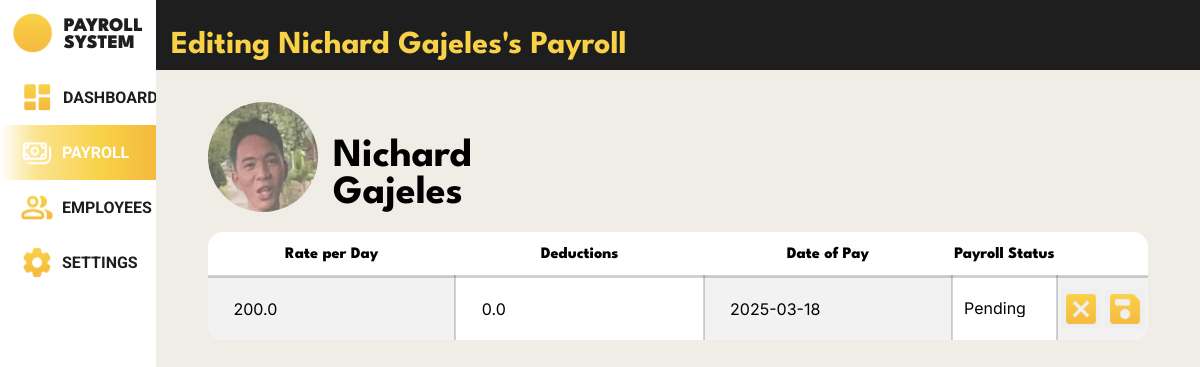
Before: /payroll_system/payroll_edit/3/ (signed in) with the older database file.
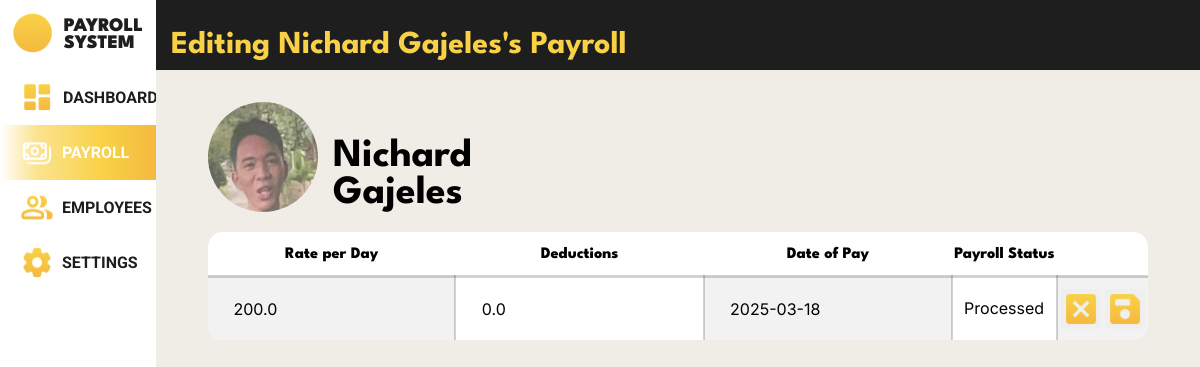
After: the same page with the newer database file.
### payroll_system/models.py (models this page shows)
class Payroll(models.Model):
    class PayrollStatus(models.TextChoices):
        PENDING = 'PENDING', _('Pending')
        PROCESSED = 'PROCESSED', _('Processed')
    payroll_id = models.AutoField(primary_key=True)
    rate = models.FloatField(default=0, null=False)
    incentives = models.FloatField(default=0, null=False)
    payroll_status = models.CharField(max_length=9, choices=PayrollStatus.choices, default=PayrollStatus.PENDING, null=True, blank=True)
    deductions = models.FloatField(default=0, null=False)
    salary = models.FloatField(default=0, null=False)
    cash_advance = models.FloatField(default=0, null=False)
    under_time = models.FloatField(default=0, null=False)
    payment_date = models.DateField(null=False)
    employee_id_fk = models.ForeignKey(Employee, on_delete=models.CASCADE, related_name='payrolls')
    attendance_id_fk = models.ForeignKey(Attendance, null=True, blank=True, on_delete=models.CASCADE)

### payroll_system/views.py (the view)
# urls.py: path('payroll_edit/<int:employee_id>/', views.payroll_edit , name='payroll_edit'),
@login_required
def payroll_edit(request, employee_id):
    employee = Employee.objects.get(employee_id=employee_id)
    today = timezone.now().date()
    try:
        payroll = Payroll.objects.get(
            employee_id_fk=employee,
            payment_date__gte=today
        )
    except Payroll.DoesNotExist:
        payroll = Payroll(employee_id_fk=employee)
        payroll.payment_date = today + timezone.timedelta(days=7)
        try:
            prev_payroll = Payroll.objects.filter(
                employee_id_fk=employee
            ).latest('payment_date')
            payroll.rate = prev_payroll.rate
            payroll.incentives = prev_payroll.incentives
            payroll.payroll_status = prev_payroll.payroll_status
        except Payroll.DoesNotExist:
            pass
    if request.method == 'POST':
        form = PayrollForm(request.POST, instance=payroll)
        if form.is_valid():
            form.save()
            return redirect('payroll_system:payroll_individual', employee_id=employee_id)
    else:
        form = PayrollForm(instance=payroll)
    latest_payroll = employee.payrolls.order_by('-payment_date').first()
    context = {
        'form': form,
        'employee': employee,
        'latest_payroll': latest_payroll
    }
    return render(request, 'payroll_system/payroll_edit.html', context)

### payroll_system/forms.py
class PayrollForm(ModelForm):
    class Meta:
        model = Payroll
        fields = ('rate', 'deductions', 'payment_date', 'payroll_status')
        widgets = {
            'rate': forms.NumberInput(),
            'deductions': forms.NumberInput(),
            'payment_date': forms.DateInput(),
            'payroll_status': forms.Select()
        }

### payroll_system/templates/payroll_system/payroll_edit.html (shortened to what this page needs)
{% load static %}
<!DOCTYPE html>
<html lang="en">
<head>
    <link rel="stylesheet" href="{% static 'css/template.css' %}">
    <link rel="stylesheet" href="{% static 'css/payroll_edit.css' %}">
</head>
<body>
    <div class="body">
        <nav>
            <div class="logo">
                <div class="logo-group">
                    <div class="logo-picture">
                        <img src="{% static 'images/logo_icon.png' %}" alt="">
                    </div>
                    <div class="logo-name">
                        <p>PAYROLL</p>
                        <p>SYSTEM</p>
                    </div>
                </div>
            </div>
            <div class="menu">
                <ul>
                    <li class="menu-dashboard">
                        <a href="{% url 'payroll_system:dashboard' %}">
                            <img src="{% static 'images/dashboard_icon.png' %}" alt="">
                            <div class="link">DASHBOARD</div>
                        </a>
                    </li>
                    <li class="menu-payroll" id="focused">
                        <a href="{% url 'payroll_system:payrolls' %}">
                            <img src="{% static 'images/payroll_icon_focused.png' %}" alt="">
                            <div class="link">PAYROLL</div>
                        </a>
                    </li>
                    <li class="menu-employees">
                        <a href="{% url 'payroll_system:employees' %}">
                            <img src="{% static 'images/employee_icon.png' %}" alt="">
                            <div class="link">EMPLOYEES</div>
                        </a>
                    </li>
                    <li class="menu-settings">
                        <a href="{% url 'payroll_system:settings' %}">
                            <img src="{% static 'images/settings_icon.png' %}" alt="">
                            <div class="link">SETTINGS</div>
                        </a>
                    </li>
                </ul>
            </div>
        </nav>
        <header>
            <h1>Editing {{ employee.first_name }} {{ employee.last_name }}'s Payroll</h1>
        </header>
        <div class="system_content">
            <div class="container">
                <div class="profile-picture">
                    <img src="{{ employee.employee_image.url }}" alt="">
                    <div class="employee_name">
                        <h1>
                            {{ employee.first_name }} {{ employee.last_name }}
                        </h1>
                    </div>
                </div>
                <div class="edit_container">
                    <table>
                        <tr>
                            <th>Rate per Day</th>
                            <th>Deductions</th>
                            <th>Date of Pay</th>
                            <th>Payroll Status</th>
                            <th></th>
                        </tr>
                        <tr>
                            <form class="edit_field" method="POST">
                                <td>{{ form.rate }}</td>
                                <td>{{ form.deductions }}</td>
                                <td>{{ form.payment_date }}</td>
                                <td>{{ form.payroll_status }}</td>
                                <td>
                                    <a href=""><input type="button" value=""></a>
                                    <a href=""><input type="submit" value=""></a>
                                </td>
                            </form>
                        </tr>
                    </table>
                </div>
            </div>
        </div>
    </div>
</body>
</html>

Changed rows visible on the page:
changed Payroll: payroll_status "Pending" → "Processed"
